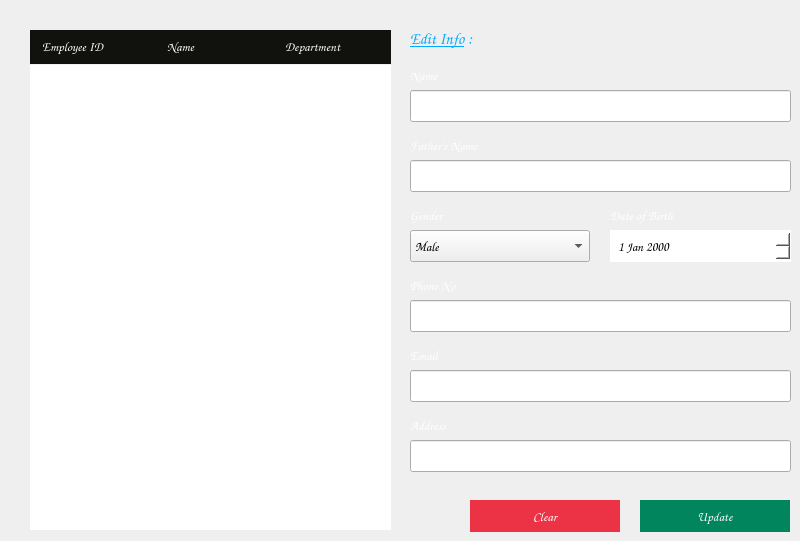
    <widget class="QWidget" name="updateEmpWidget">
     <property name="styleSheet">
      <string notr="true">#updateEmpWidget
{
	background:#2D2D2D;
}

</string>
     </property>
     <widget class="QLineEdit" name="updateEmpName">
      <property name="geometry">
       <rect>
        <x>410</x>
        <y>90</y>
        <width>381</width>
        <height>32</height>
       </rect>
      </property>
      <property name="font">
       <font>
        <family>Comic Sans MS</family>
        <pointsize>10</pointsize>
       </font>
      </property>
      <property name="styleSheet">
       <string notr="true"/>
      </property>
     </widget>
     <widget class="QLabel" name="id_15">
      <property name="geometry">
       <rect>
        <x>410</x>
        <y>65</y>
        <width>141</width>
        <height>21</height>
       </rect>
      </property>
      <property name="font">
       <font>
        <family>Comic Sans MS</family>
        <pointsize>10</pointsize>
        <bold>false</bold>
       </font>
      </property>
      <property name="text">
       <string>&lt;html&gt;&lt;head/&gt;&lt;body&gt;&lt;p&gt;&lt;span style=&quot; color:#ffffff;&quot;&gt;Name&lt;/span&gt;&lt;/p&gt;&lt;/body&gt;&lt;/html&gt;</string>
      </property>
     </widget>
     <widget class="QLabel" name="id_16">
      <property name="geometry">
       <rect>
        <x>410</x>
        <y>345</y>
        <width>141</width>
        <height>21</height>
       </rect>
      </property>
      <property name="font">
       <font>
        <family>Comic Sans MS</family>
        <pointsize>10</pointsize>
        <bold>false</bold>
       </font>
      </property>
      <property name="text">
       <string>&lt;html&gt;&lt;head/&gt;&lt;body&gt;&lt;p&gt;&lt;span style=&quot; color:#ffffff;&quot;&gt;Email&lt;/span&gt;&lt;/p&gt;&lt;/body&gt;&lt;/html&gt;</string>
      </property>
     </widget>
     <widget class="QLabel" name="id_17">
      <property name="geometry">
       <rect>
        <x>410</x>
        <y>205</y>
        <width>141</width>
        <height>21</height>
       </rect>
      </property>
      <property name="font">
       <font>
        <family>Comic Sans MS</family>
        <pointsize>10</pointsize>
        <bold>false</bold>
       </font>
      </property>
      <property name="text">
       <string>&lt;html&gt;&lt;head/&gt;&lt;body&gt;&lt;p&gt;&lt;span style=&quot; color:#ffffff;&quot;&gt;Gender&lt;/span&gt;&lt;/p&gt;&lt;/body&gt;&lt;/html&gt;</string>
      </property>
     </widget>
     <widget class="QComboBox" name="updateEmpGender">
      <property name="geometry">
       <rect>
        <x>410</x>
        <y>230</y>
        <width>180</width>
        <height>32</height>
       </rect>
      </property>
      <property name="font">
       <font>
        <family>Comic Sans MS</family>
        <pointsize>10</pointsize>
       </font>
      </property>
      <property name="styleSheet">
       <string notr="true">#empDesig
{
	background:white;
	color:black;
	border:none;
	padding-left:6px;
}</string>
      </property>
      <item>
       <property name="text">
        <string>Male</string>
       </property>
      </item>
      <item>
       <property name="text">
        <string>Female</string>
       </property>
      </item>
      <item>
       <property name="text">
        <string>Other</string>
       </property>
      </item>
     </widget>
     <widget class="QLabel" name="id_19">
      <property name="geometry">
       <rect>
        <x>610</x>
        <y>205</y>
        <width>141</width>
        <height>21</height>
       </rect>
      </property>
      <property name="font">
       <font>
        <family>Comic Sans MS</family>
        <pointsize>10</pointsize>
        <bold>false</bold>
       </font>
      </property>
      <property name="text">
       <string>&lt;html&gt;&lt;head/&gt;&lt;body&gt;&lt;p&gt;&lt;span style=&quot; color:#ffffff;&quot;&gt;Date of Birth&lt;/span&gt;&lt;/p&gt;&lt;/body&gt;&lt;/html&gt;</string>
      </property>
     </widget>
     <widget class="QLabel" name="id_18">
      <property name="geometry">
       <rect>
        <x>410</x>
        <y>275</y>
        <width>141</width>
        <height>21</height>
       </rect>
      </property>
      <property name="font">
       <font>
        <family>Comic Sans MS</family>
        <pointsize>10</pointsize>
        <bold>false</bold>
       </font>
      </property>
      <property name="text">
       <string>&lt;html&gt;&lt;head/&gt;&lt;body&gt;&lt;p&gt;&lt;span style=&quot; color:#ffffff;&quot;&gt;Phone No&lt;/span&gt;&lt;/p&gt;&lt;/body&gt;&lt;/html&gt;</string>
      </property>
     </widget>
     <widget class="QLineEdit" name="updateEmpPhone">
      <property name="geometry">
       <rect>
        <x>410</x>
        <y>300</y>
        <width>381</width>
        <height>32</height>
       </rect>
      </property>
      <property name="font">
       <font>
        <family>Comic Sans MS</family>
        <pointsize>10</pointsize>
       </font>
      </property>
      <property name="styleSheet">
       <string notr="true"/>
      </property>
     </widget>
     <widget class="QLineEdit" name="updateEmpEmail">
      <property name="geometry">
       <rect>
        <x>410</x>
        <y>370</y>
        <width>381</width>
        <height>32</height>
       </rect>
      </property>
      <property name="font">
       <font>
        <family>Comic Sans MS</family>
        <pointsize>10</pointsize>
       </font>
      </property>
      <property name="styleSheet">
       <string notr="true"/>
      </property>
     </widget>
     <widget class="QLineEdit" name="updateEmpAddress">
      <property name="geometry">
       <rect>
        <x>410</x>
        <y>440</y>
        <width>381</width>
        <height>32</height>
       </rect>
      </property>
      <property name="font">
       <font>
        <family>Comic Sans MS</family>
        <pointsize>10</pointsize>
       </font>
      </property>
      <property name="styleSheet">
       <string notr="true"/>
      </property>
     </widget>
     <widget class="QLabel" name="id_20">
      <property name="geometry">
       <rect>
        <x>410</x>
        <y>415</y>
        <width>141</width>
        <height>21</height>
       </rect>
      </property>
      <property name="font">
       <font>
        <family>Comic Sans MS</family>
        <pointsize>10</pointsize>
        <bold>false</bold>
       </font>
      </property>
      <property name="text">
       <string>&lt;html&gt;&lt;head/&gt;&lt;body&gt;&lt;p&gt;&lt;span style=&quot; color:#ffffff;&quot;&gt;Address&lt;/span&gt;&lt;/p&gt;&lt;/body&gt;&lt;/html&gt;</string>
      </property>
     </widget>
     <widget class="QLabel" name="id_21">
      <property name="geometry">
       <rect>
        <x>410</x>
        <y>135</y>
        <width>141</width>
        <height>21</height>
       </rect>
      </property>
      <property name="font">
       <font>
        <family>Comic Sans MS</family>
        <pointsize>10</pointsize>
        <bold>false</bold>
       </font>
      </property>
      <property name="text">
       <string>&lt;html&gt;&lt;head/&gt;&lt;body&gt;&lt;p&gt;&lt;span style=&quot; color:#ffffff;&quot;&gt;Father's Name&lt;/span&gt;&lt;/p&gt;&lt;/body&gt;&lt;/html&gt;</string>
      </property>
     </widget>
     <widget class="QLineEdit" name="updateEmpFName">
      <property name="geometry">
       <rect>
        <x>410</x>
        <y>160</y>
        <width>381</width>
        <height>32</height>
       </rect>
      </property>
      <property name="font">
       <font>
        <family>Comic Sans MS</family>
        <pointsize>10</pointsize>
       </font>
      </property>
      <property name="styleSheet">
       <string notr="true"/>
      </property>
     </widget>
     <widget class="QPushButton" name="pushButton_7">
      <property name="geometry">
       <rect>
        <x>640</x>
        <y>500</y>
        <width>150</width>
        <height>32</height>
       </rect>
      </property>
      <property name="font">
       <font>
        <family>Comic Sans MS</family>
        <pointsize>10</pointsize>
       </font>
      </property>
      <property name="cursor">
       <cursorShape>PointingHandCursor</cursorShape>
      </property>
      <property name="focusPolicy">
       <enum>Qt::TabFocus</enum>
      </property>
      <property name="styleSheet">
       <string notr="true">#pushButton_7
{
	background:#00855C;
	border:none;
	color:white;
}

#pushButton_7:hover
{
	background:#2D2D2D;
	border:2px solid #00855C;
	color:#00855C;
}</string>
      </property>
      <property name="text">
       <string>Update</string>
      </property>
     </widget>
     <widget class="QPushButton" name="pushButton_8">
      <property name="geometry">
       <rect>
        <x>470</x>
        <y>500</y>
        <width>150</width>
        <height>32</height>
       </rect>
      </property>
      <property name="font">
       <font>
        <family>Comic Sans MS</family>
        <pointsize>10</pointsize>
       </font>
      </property>
      <property name="cursor">
       <cursorShape>PointingHandCursor</cursorShape>
      </property>
      <property name="focusPolicy">
       <enum>Qt::TabFocus</enum>
      </property>
      <property name="styleSheet">
       <string notr="true">#pushButton_8
{
	background:#EC3245;
	border:none;
	color:white;
}

#pushButton_8:hover
{
	background:#2d2d2d;
	border:2px solid #EC3245;
	color:#EC3245;
}</string>
      </property>
      <property name="text">
       <string>Clear</string>
      </property>
     </widget>
     <widget class="QLabel" name="label_20">
      <property name="geometry">
       <rect>
        <x>410</x>
        <y>23</y>
        <width>101</width>
        <height>31</height>
       </rect>
      </property>
      <property name="font">
       <font>
        <family>Comic Sans MS</family>
        <pointsize>12</pointsize>
        <bold>false</bold>
       </font>
      </property>
      <property name="text">
       <string>&lt;html&gt;&lt;head/&gt;&lt;body&gt;&lt;p&gt;&lt;span style=&quot; font-style:italic; text-decoration: underline; color:#00aaff;&quot;&gt;Edit Info&lt;/span&gt;&lt;span style=&quot; font-style:italic; color:#00aaff;&quot;&gt; : &lt;/span&gt;&lt;/p&gt;&lt;/body&gt;&lt;/html&gt;</string>
      </property>
     </widget>
     <widget class="QDateEdit" name="updateEmpDOB">
      <property name="geometry">
       <rect>
        <x>610</x>
        <y>230</y>
        <width>181</width>
        <height>32</height>
       </rect>
      </property>
      <property name="font">
       <font>
        <family>Comic Sans MS</family>
        <pointsize>10</pointsize>
       </font>
      </property>
      <property name="styleSheet">
       <string notr="true">#updateEmpDOB
{
	background:white;
	color:black;
	border:none;
	padding-left:6px;
}</string>
      </property>
     </widget>
     <widget class="QTableView" name="updateTableView">
      <property name="geometry">
       <rect>
        <x>30</x>
        <y>65</y>
        <width>361</width>
        <height>465</height>
       </rect>
      </property>
      <property name="sizePolicy">
       <sizepolicy hsizetype="Fixed" vsizetype="Fixed">
        <horstretch>0</horstretch>
        <verstretch>0</verstretch>
       </sizepolicy>
      </property>
      <property name="focusPolicy">
       <enum>Qt::NoFocus</enum>
      </property>
      <property name="autoFillBackground">
       <bool>false</bool>
      </property>
      <property name="frameShape">
       <enum>QFrame::NoFrame</enum>
      </property>
      <property name="horizontalScrollBarPolicy">
       <enum>Qt::ScrollBarAlwaysOff</enum>
      </property>
      <property name="sizeAdjustPolicy">
       <enum>QAbstractScrollArea::AdjustIgnored</enum>
      </property>
      <property name="editTriggers">
       <set>QAbstractItemView::NoEditTriggers</set>
      </property>
      <property name="tabKeyNavigation">
       <bool>false</bool>
      </property>
      <property name="showDropIndicator" stdset="0">
       <bool>false</bool>
      </property>
      <property name="dragDropOverwriteMode">
       <bool>false</bool>
      </property>
      <property name="alternatingRowColors">
       <bool>true</bool>
      </property>
      <property name="selectionMode">
       <enum>QAbstractItemView::SingleSelection</enum>
      </property>
      <property name="selectionBehavior">
       <enum>QAbstractItemView::SelectRows</enum>
      </property>
      <property name="textElideMode">
       <enum>Qt::ElideNone</enum>
      </property>
      <property name="showGrid">
       <bool>false</bool>
      </property>
      <property name="gridStyle">
       <enum>Qt::NoPen</enum>
      </property>
      <property name="cornerButtonEnabled">
       <bool>false</bool>
      </property>
      <attribute name="horizontalHeaderVisible">
       <bool>false</bool>
      </attribute>
      <attribute name="horizontalHeaderMinimumSectionSize">
       <number>30</number>
      </attribute>
      <attribute name="horizontalHeaderDefaultSectionSize">
       <number>120</number>
      </attribute>
     </widget>
     <widget class="QLabel" name="label_26">
      <property name="geometry">
       <rect>
        <x>30</x>
        <y>30</y>
        <width>131</width>
        <height>34</height>
       </rect>
      </property>
      <property name="font">
       <font>
        <family>Comic Sans MS</family>
        <pointsize>10</pointsize>
        <bold>false</bold>
       </font>
      </property>
      <property name="styleSheet">
       <string notr="true">#label_26
{
	color:white;
	background:#11110E;
padding-left:10px;
}</string>
      </property>
      <property name="text">
       <string>&lt;html&gt;&lt;head/&gt;&lt;body&gt;&lt;p&gt;    Employee ID&lt;/p&gt;&lt;/body&gt;&lt;/html&gt;</string>
      </property>
     </widget>
     <widget class="QLabel" name="label_27">
      <property name="geometry">
       <rect>
        <x>160</x>
        <y>30</y>
        <width>120</width>
        <height>34</height>
       </rect>
      </property>
      <property name="font">
       <font>
        <family>Comic Sans MS</family>
        <pointsize>10</pointsize>
        <bold>false</bold>
       </font>
      </property>
      <property name="styleSheet">
       <string notr="true">#label_27
{
	color:white;
	background:#11110E;
	padding-left:5px;
}</string>
      </property>
      <property name="text">
       <string>&lt;html&gt;&lt;head/&gt;&lt;body&gt;&lt;p&gt;Name&lt;/p&gt;&lt;/body&gt;&lt;/html&gt;</string>
      </property>
     </widget>
     <widget class="QLabel" name="label_28">
      <property name="geometry">
       <rect>
        <x>280</x>
        <y>30</y>
        <width>111</width>
        <height>34</height>
       </rect>
      </property>
      <property name="font">
       <font>
        <family>Comic Sans MS</family>
        <pointsize>10</pointsize>
        <bold>false</bold>
       </font>
      </property>
      <property name="styleSheet">
       <string notr="true">#label_28
{
	color:white;
	background:#11110E;
	padding-left:3px;
}</string>
      </property>
      <property name="text">
       <string>&lt;html&gt;&lt;head/&gt;&lt;body&gt;&lt;p&gt;Department&lt;/p&gt;&lt;/body&gt;&lt;/html&gt;</string>
      </property>
     </widget>
     <widget class="QLabel" name="updateEmpID">
      <property name="geometry">
       <rect>
        <x>485</x>
        <y>23</y>
        <width>191</width>
        <height>31</height>
       </rect>
      </property>
      <property name="font">
       <font>
        <family>Arial</family>
        <pointsize>11</pointsize>
        <italic>true</italic>
       </font>
      </property>
      <property name="styleSheet">
       <string notr="true">color:white;
font-style:italic;</string>
      </property>
      <property name="text">
       <string>&lt;html&gt;&lt;head/&gt;&lt;body&gt;&lt;p&gt;&lt;br/&gt;&lt;/p&gt;&lt;/body&gt;&lt;/html&gt;</string>
      </property>
     </widget>
    </widget>
